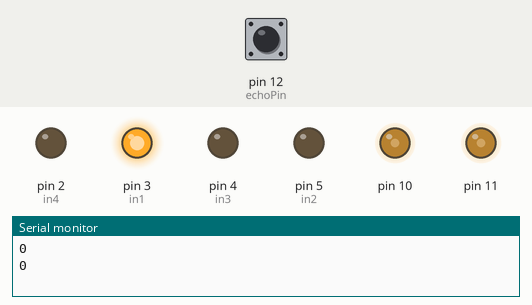
Bench run of a sketch on a simulated Arduino Uno, built with avr-gcc and run on an emulated ATmega328P. On the bench: output pins drawn as LEDs (lit = HIGH), the last lines printed to the serial monitor. Inputs (shaded band) come from the test bench; at power-on: pin 12 (echoPin) LOW. Pins used as bus, display or sensor lines are not drawn.

Above: at 6.9 s.
7.0 s: pin 12 (echoPin) pulsed HIGH 2 times (0.12 s each, 0.3 s apart)
At 7.7 s:
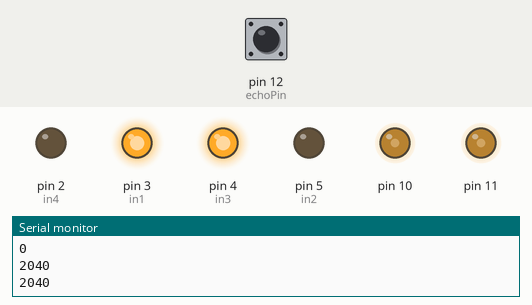
At 8.8 s:
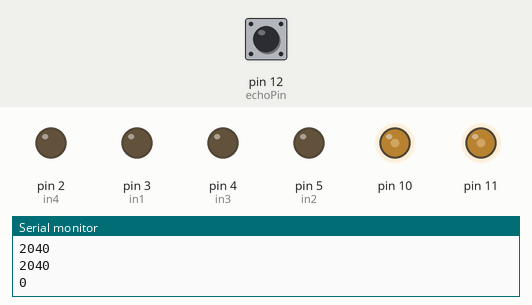
Timing chart, 0 to 16.5 s (numbered marks = the images above; inputs shaded):
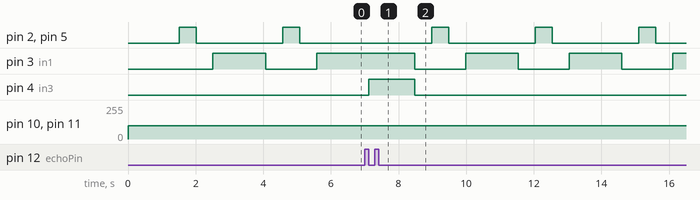

Measured:
- after the input at 7.0 s, pin 4 (in3): LOW → HIGH after 0.12 s, → LOW 1.4 s later
- by itself, pin 2 (in4), pin 5 (in2): alternates HIGH for 0.50 s and LOW for 2.6 s
- by itself, pin 3 (in1): alternates HIGH for 1.6 s and LOW for 1.5 s

The sketch:

Object_Avoidance_Roboot_Code_Arduino.ino
```cpp
const int trigPin = 13;
const int echoPin = 12;
const int in1 = 3;
const int in2 = 5;
const int in3 = 4;
const int in4 = 2;
const int en12 = 11;
const int en34 = 10;

void setup(){

  pinMode(trigPin,OUTPUT);
  pinMode(echoPin,INPUT);
  pinMode(in1,OUTPUT);
  pinMode(in2,OUTPUT);
  pinMode(in3,OUTPUT);
  pinMode(in4,OUTPUT);
  Serial.begin(9600);
}

long duration;
int distance;

void loop(){

  analogWrite(11,100);
  analogWrite(10,100);

  digitalWrite(trigPin, LOW);
  delay(2);
  digitalWrite(trigPin, HIGH);
  delay(10);
  digitalWrite(trigPin,LOW);
  duration = pulseIn(echoPin, HIGH);
  distance = (duration*0.034)/2;
  Serial.println(distance);

  if(distance < 50){
    digitalWrite(in1, LOW);
    digitalWrite(in2, LOW);
    digitalWrite(in3, LOW);
    digitalWrite(in4, LOW);
    delay(500);
    digitalWrite(in1, LOW);
    digitalWrite(in2, HIGH);
    digitalWrite(in3, LOW);
    digitalWrite(in4, HIGH);
    delay(500);
    digitalWrite(in1, LOW);
    digitalWrite(in2, LOW);
    digitalWrite(in3, LOW);
    digitalWrite(in4, LOW);
    delay(500);
    digitalWrite(in1, HIGH);
    digitalWrite(in2, LOW);
    digitalWrite(in3, LOW);
    digitalWrite(in4, LOW);
    delay(500);
  } else{
    digitalWrite(in1, HIGH);
    digitalWrite(in2, LOW);
    digitalWrite(in3, HIGH);
    digitalWrite(in4, LOW);
  }
  delay(50);
}
```
